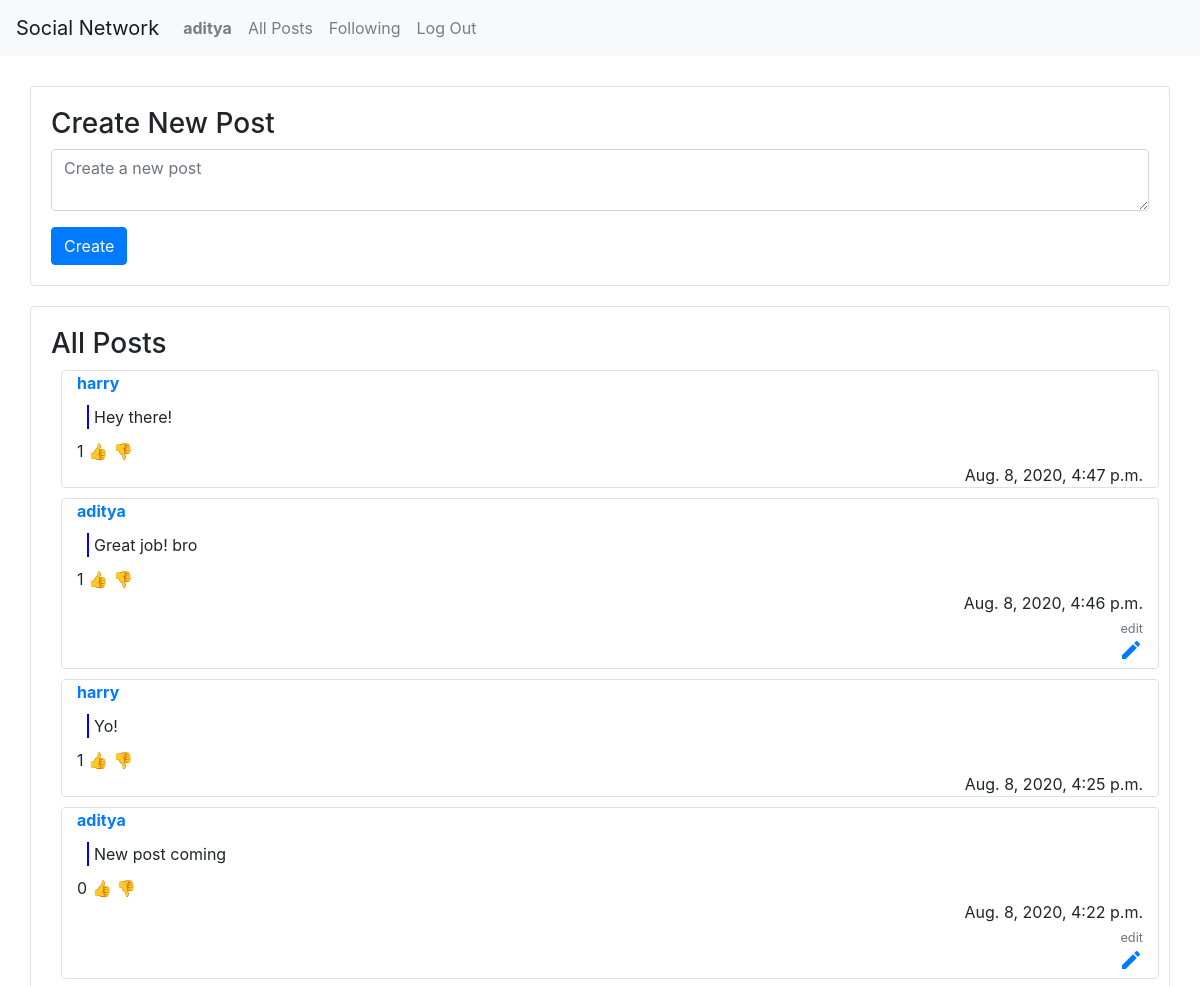
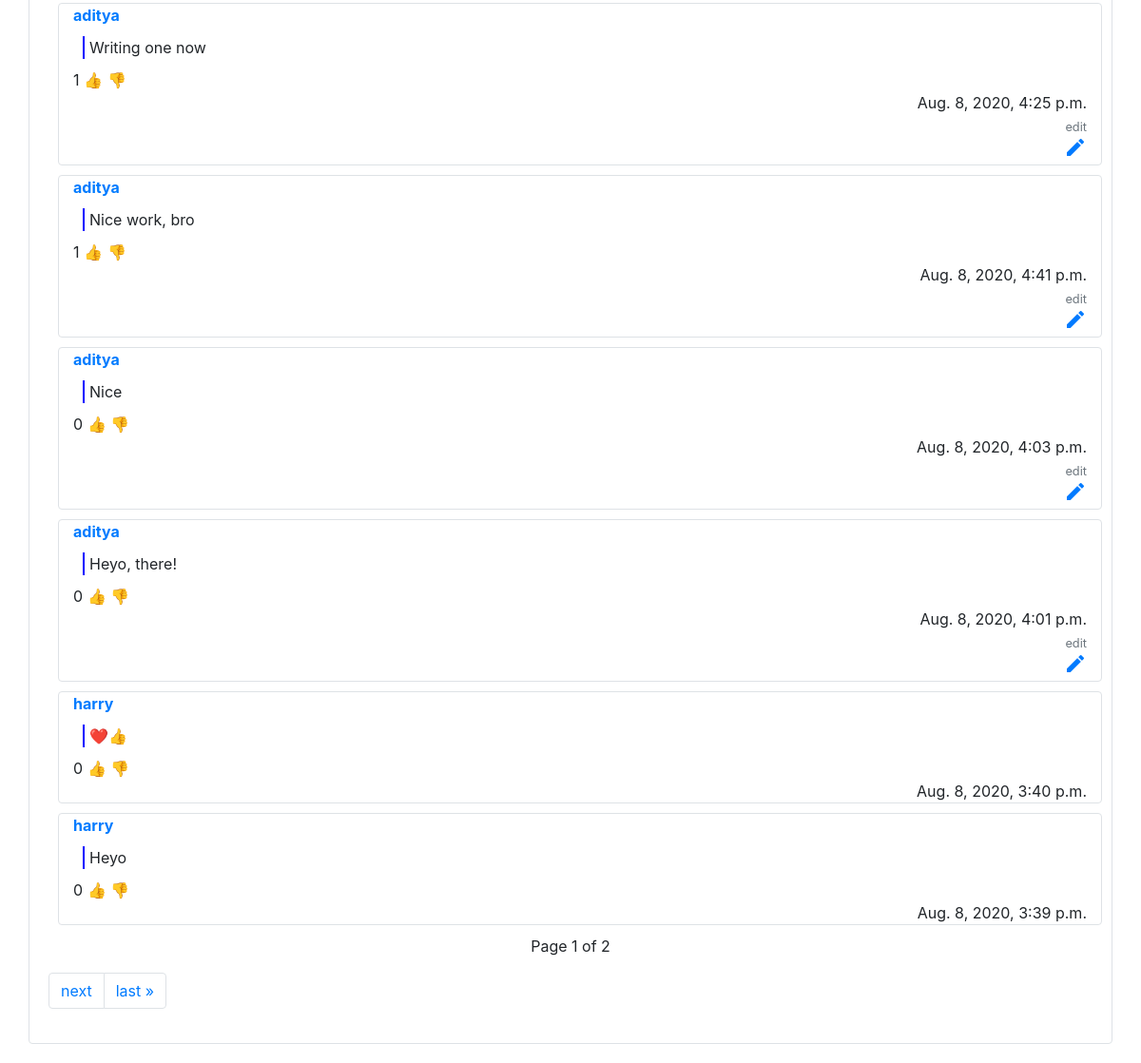
The app's page / (signed in) with its own data (2 pictures, top to bottom).
### network/models.py (models this page shows, shortened)
class User(AbstractUser):
    pass

class Post(models.Model):
    content = models.CharField(max_length=500)
    pub_time = models.DateTimeField(auto_now=True)
    likes = models.IntegerField(default=0)
    publisher = models.ForeignKey(User, on_delete=models.CASCADE, related_name="posts")

### network/views.py (the view)
# urls.py: path("", views.index, name="index"),
def index(request):
    posts = Post.objects.all()
    posts = list(reversed(posts))
    paginator = Paginator(posts, 10)
    posts = paginator.get_page(1)
    context = {"posts": posts}
    return render(request, "network/index.html", context=context)

### network/templates/network/index.html (shortened to what this page needs)
{% extends "network/layout.html" %} {% load static %} {% block import %}
<link href="{% static 'network/index.css' %}" rel="stylesheet">
{% endblock %} {% block body %}
{% if user.is_authenticated %}
<div class="container border rounded" id="create-post">
    <h3>Create New Post</h3>
    <form action="{% url 'create_post' %}" method="post">
        <div class="form-group">
            <textarea placeholder="Create a new post" name="content" class="form-control"></textarea>
        </div>
        <button type="submit" class="btn btn-primary">Create</button>
    </form>
</div>
{% endif %}
<div class="container border rounded" id="all-posts">
    <h3>All Posts</h3>
    <div>
        {% for post in posts %}
        <div class="container border rounded post" style="margin: 10px;">
            <a href="{% url 'profile' post.publisher.username %}"><b>{{ post.publisher.username }}</b></a><br>
            <div class="text-content">
                <p class="post-content" id="{{ post.pk }}">{{ post.content }}</p>
            </div>
            <p style="margin: 0px;"><span class="number-of-likes">{{ post.likes }}</span> <a href="#" class="like">👍</a> <a href="#">👎</a> </p>
            <p style="text-align: right; margin: 0px;">{{ post.pub_time }}</p>
            {% if user.username == post.publisher.username %}
            <div style="text-align: right;">
                <a href="#" class="edit">
                    <small class="form-text text-muted">edit</small>
                    <i class="material-icons">create</i>
                </a>
            </div>
            {% endif %}
        </div>
        {% empty %}
        <h6 style="text-align: center;">No posts</h6>
        {% endfor %}
    </div>
    {% if posts is not None %}
    <div class="current">
        <p style="text-align: center;">Page {{ posts.number }} of {{ posts.paginator.num_pages }}</p>
    </div>
    <div>
        <nav aria-label="Page navigation">
            <ul class="pagination">
                 {% if posts.has_next %}
                <li class="page-item"><a class="page-link" href="{% url 'listing' posts.next_page_number %}">next</a></li>
                <li class="page-item"><a class="page-link" href="{% url 'listing' posts.paginator.num_pages %}">last &raquo;</a></li>
                {% endif %}
            </ul>
        </nav>
    </div>
    {% endif %}
</div>
{% endblock %}

### network/templates/network/layout.html (shortened to what this page needs)
{% load static %}
<!DOCTYPE html>
<html lang="en">
<head>
    <link rel="stylesheet" href="https://stackpath.bootstrapcdn.com/bootstrap/4.4.1/css/bootstrap.min.css">
    <link href="{% static 'network/styles.css' %}" rel="stylesheet"> {% block import %}{% endblock %}
</head>
<body>
    <nav class="navbar navbar-expand-lg navbar-light bg-light">
        <a class="navbar-brand" href="{% url 'index' %}">Social Network</a>
        <div>
            <ul class="navbar-nav mr-auto">
                {% if user.is_authenticated %}
                <li class="nav-item">
                    <a class="nav-link" href="{% url 'profile' user.username %}"><strong>{{ user.username }}</strong></a>
                </li>
                <li class="nav-item">
                    <a class="nav-link" href="{% url 'index' %}">All Posts</a>
                </li>
                {% endif %} {% if user.is_authenticated %}
                <li class="nav-item">
                    <a class="nav-link" href="{% url 'following' %}">Following</a>
                </li>
                <li class="nav-item">
                    <a class="nav-link" href="{% url 'logout' %}">Log Out</a>
                </li>
                {% endif %}
            </ul>
        </div>
    </nav>
    <div class="body">
        {% block body %} {% endblock %}
    </div>
</body>
</html>

### network/static/network/index.css (style rules this page uses)
#create-post { padding: 20px; margin-top: 30px; margin-bottom: 20px; }
#all-posts { padding: 20px; margin-bottom: 20px; }
.post-content { margin: 10px; border-left: 2px solid blue; padding-left: 5px; }

### records on screen
User: username "aditya"
Post: publisher.username "harry", content "Hey there!", likes "1", pub_time "Aug. 8, 2020, 4:47 p.m."
Post: publisher.username "aditya", content "Great job! bro", likes "1", pub_time "Aug. 8, 2020, 4:46 p.m.", shows "edit"
Post: publisher.username "harry", content "Yo!", likes "1", pub_time "Aug. 8, 2020, 4:25 p.m."
Post: publisher.username "aditya", content "New post coming", likes "0", pub_time "Aug. 8, 2020, 4:22 p.m.", shows "edit"
Post: publisher.username "aditya", content "Writing one now", likes "1", pub_time "Aug. 8, 2020, 4:25 p.m.", shows "edit"
Post: publisher.username "aditya", content "Nice work, bro", likes "1", pub_time "Aug. 8, 2020, 4:41 p.m.", shows "edit"
Post: publisher.username "aditya", content "Nice", likes "0", pub_time "Aug. 8, 2020, 4:03 p.m.", shows "edit"
Post: publisher.username "aditya", content "Heyo, there!", likes "0", pub_time "Aug. 8, 2020, 4:01 p.m.", shows "edit"
Post: publisher.username "harry", content "❤️👍", likes "0", pub_time "Aug. 8, 2020, 3:40 p.m."
Post: publisher.username "harry", content "Heyo", likes "0", pub_time "Aug. 8, 2020, 3:39 p.m."

### other values on screen
{{ posts.number }} "1"
{{ posts.paginator.num_pages }} "2"
